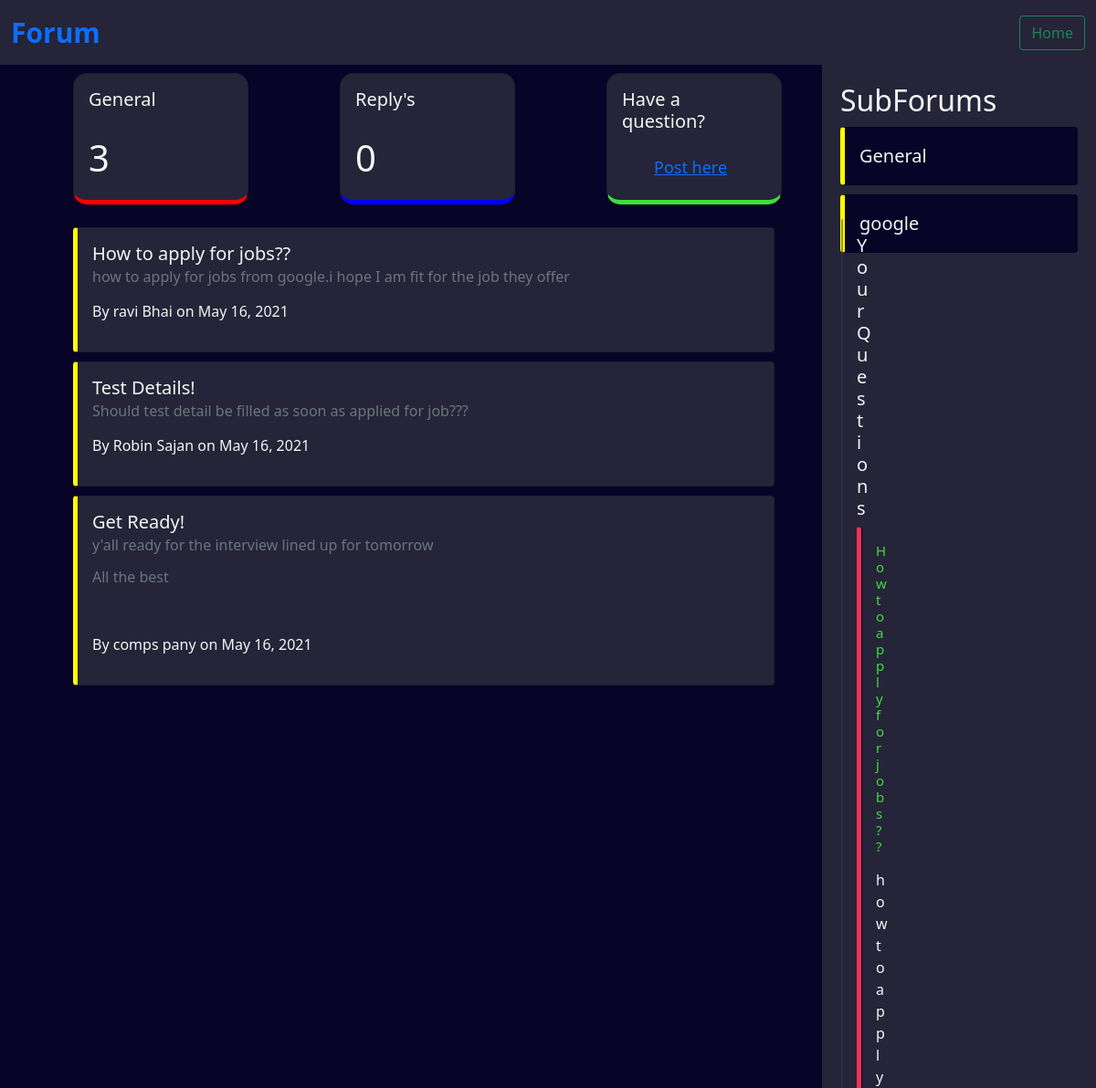
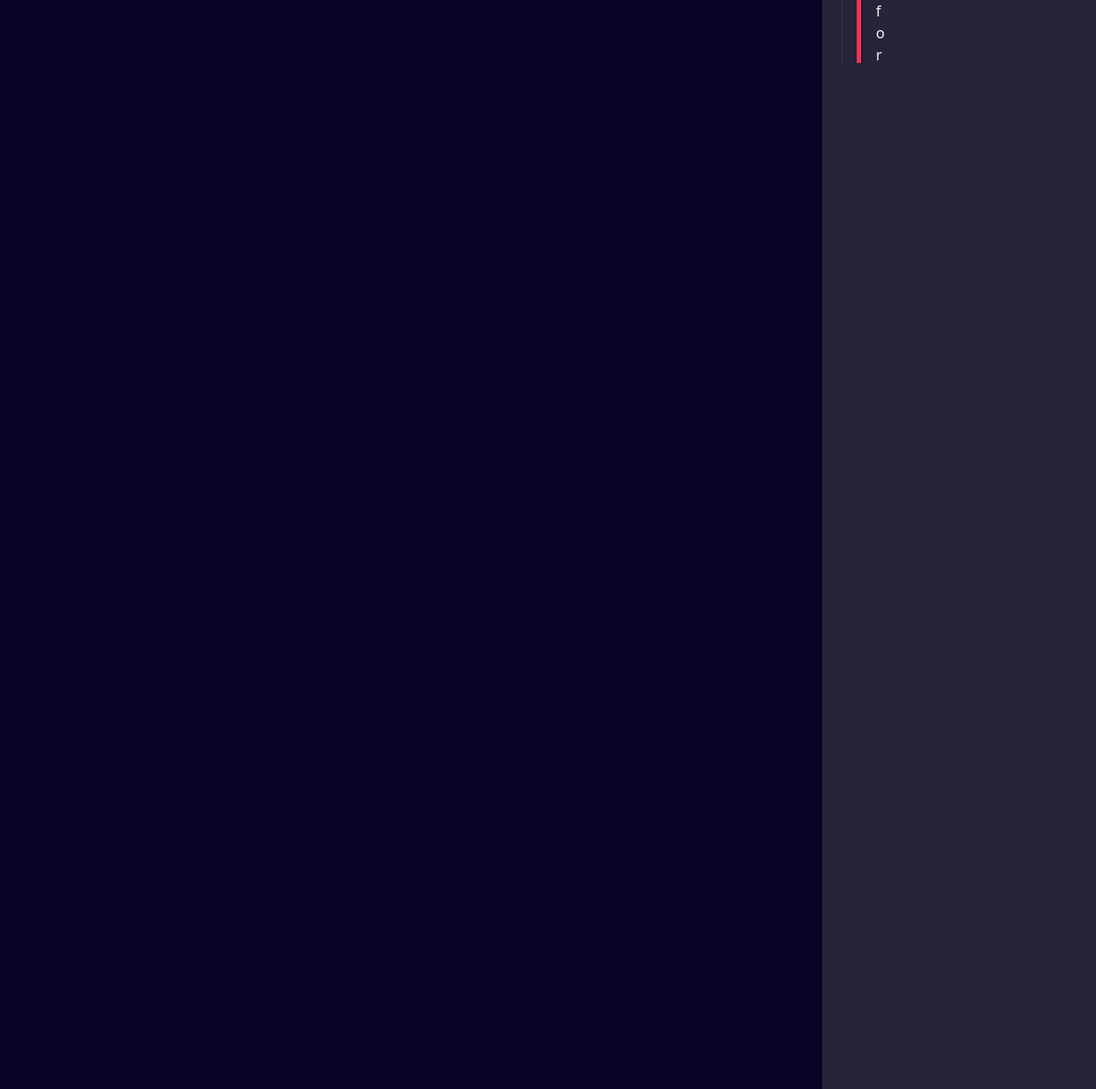
Page /forum/ (signed in) on the committed database (2 pictures, top to bottom).
### company/models.py (models this page shows, shortened)
class CompanyProfile(models.Model):
    user=models.OneToOneField(get_user_model(),on_delete=models.CASCADE)
    company_name=models.CharField(max_length=70)
    preview=models.TextField()
    about=models.TextField()
    website=models.URLField(max_length=250)
    service_provided=models.CharField(max_length=250)
    address=models.TextField()
    headquaters=models.CharField(max_length=250)
    type_of_company=models.CharField(choices=type_list,max_length=50)
    founded_on=models.CharField(max_length=4)
    speciality=models.TextField()
    def __str__(self):
        return self.company_name

### forum/models.py (models this page shows, shortened)
class Query(models.Model):
    user=models.ForeignKey(get_user_model(),on_delete=models.CASCADE)
    title=models.CharField(max_length=250)
    body=RichTextField()
    sub_forum=models.CharField(max_length=250)
    date_posted=models.DateField(default=timezone.now)

### account/models.py (models this page shows, shortened)
class CustomUser(AbstractBaseUser, PermissionsMixin):
    email = models.EmailField(_('email address'), unique=True)
    first_name=models.CharField(max_length=50)
    last_name=models.CharField(max_length=50)
    user_type=models.CharField(max_length=100,choices=choice_list,default='student')
    is_staff = models.BooleanField(default=False)
    is_active = models.BooleanField(default=True)
    date_joined = models.DateTimeField(default=timezone.now)
    USERNAME_FIELD = 'email'
    REQUIRED_FIELDS = []
    objects = CustomUserManager()

### forum/views.py (the view)
# urls.py: path('',MainPage,name="forum-main"),
def MainPage(request):
    queries=Query.objects.all().order_by('-date_posted')
    q_count=Query.objects.all().count
    my_questions=Query.objects.filter(user=request.user)
    cp=CompanyProfile.objects.all()
    r_count=Reply.objects.filter(user=request.user).count()
    context={
        'queries':queries,
        'my_questions':my_questions,
        'q_count':q_count,
        'cp':cp,
        'r_count':r_count,
    }
    return render(request,'forum/main.html',context)

### forum/templates/forum/main.html (shortened to what this page needs)
<!DOCTYPE html>
<html lang="en">
<head>
    <link href="https://cdn.jsdelivr.net/npm/bootstrap@5.0.0-beta3/dist/css/bootstrap.min.css" rel="stylesheet">
    <link rel="stylesheet" href="https://cdnjs.cloudflare.com/ajax/libs/font-awesome/5.12.1/css/all.min.css">
    <link rel="stylesheet" href="https://cdn.jsdelivr.net/npm/pixeden-stroke-7-icon@1.2.3/pe-icon-7-stroke/dist/pe-icon-7-stroke.min.css">
</head>
<body style="background-color: #070427;">
    <nav class="navbar fixed-top" style="background-color:rgba(74, 75, 78, 0.46)">
        <div class="container-fluid">
          <a class="navbar-brand" style="font-size: 30px;" href="{% url 'forum-main'%}"><b> Forum</b></a>
          <a href="{% url 'back-home' %}" class="btn btn-outline-success">Home</a>
        </div>
      </nav>
    <div class="sidenav">
        <h2 style="color: whitesmoke; padding-left:20px"> SubForums</h2>
        <div class="card" style="margin :10px 20px;background-color: #070427;border-left: solid yellow 5px">
            <div class="card-body">
                <a href="{% url 'forum-main' %}" style="text-decoration: none;color:whitesmoke;font-size:20px" >General</a>
            </div>
          </div>
          {% for c in cp%}
          <div class="card" style="margin :10px 20px;background-color: #070427;border-left: solid yellow 5px">
            <div class="card-body">
                <a href="{% url 'sub-forum' c %}" style="text-decoration: none;color:whitesmoke;font-size:20px" >{{c}}</a>
            </div>
          </div>
          {%endfor%}
    </div>
    <div style="display: flex;">
        <div>
            <div style="padding:80px 10px 20px 30px;display:flex; ">
                <div class="card" style="width: 12rem;background-color:rgba(74, 75, 78, 0.46);margin:0px 50px;border-radius:15px;border-bottom:solid 5px red">
                    <div class="card-body">
                    <h5 class="card-title" style="color:whitesmoke;">General</h5><br>
                    <h1 class="card-subtitle" style="color: whitesmoke;">{{q_count}}</h1>
                    </div>
                </div>
                <div class="card" style="width: 12rem;background-color:rgba(74, 75, 78, 0.46);margin:0px 50px;border-radius:15px;border-bottom:solid 5px blue">
                    <div class="card-body">
                    <h5 class="card-title" style="color:whitesmoke;">Reply's</h5><br>
                    <h1 class="card-subtitle" style="color: whitesmoke;">{{r_count}}</h1>
                    </div>
                </div>
                <div class="card" style="width: 12rem;background-color:rgba(74, 75, 78, 0.46);margin:0px 50px;border-radius:15px;border-bottom:solid 5px rgb(61, 223, 61)">
                    <div class="card-body">
                    <h5 class="card-title" style="color:whitesmoke;">Have a question?</h5><br>
                    <h6 class="card-subtitle mb-2 text-muted" style="margin-left: 35px;font-size:18px"><a href="{% url 'add-query'%}">Post here</a></h6>
                    </div>
                </div>
            </div>
            {% for q in queries%}
            <div style="color: whitesmoke;margin:5px 0px 10px 80px;overflow-y:auto;">
                <div class="card" style="width: 48rem;background-color:rgba(74, 75, 78, 0.46);border-left: solid yellow 5px">
                    <div class="card-body">
                    <h5 class="card-title"><a href="{% url 'detail-query' q.id %}" style="text-decoration:none;color:whitesmoke">{{q.title}}</a></h5>
                    <h6 class="card-subtitle mb-2 text-muted">{{q.body|safe}}</h6>
                    <p style="font-weight: lighter;">By {{q.user.first_name}} {{q.user.last_name}} on {{q.date_posted}}</p>
                    </div>
                </div>
            </div>
            {%endfor%}
        </div>
        <div class="card" style="width: 18rem;margin: 240px 350px 15px 5px;background-color:rgba(74, 75, 78, 0.46)">
            <div class="card-body" style="color:whitesmoke">
              <h5 class="card-title">Your Questions</h5>
              {% for q in my_questions%}
              <div class="card" style="background-color: #070427;border-left: solid rgb(248, 49, 82) 5px; margin-top:5px">
                <div class="card-body" >
                  <h5 style="font-size: 15px;"><a href="{% url 'detail-query' q.id %}" style="text-decoration: none;color:rgb(61, 223, 61)">{{q.title}}</a></h5>
                 <p style="color: whitesmoke;">{{q.body|safe}}</p>
                </div>
              </div>
              {%endfor%}
            </div>
          </div>
    </div>
</body>
</html>

### forum/templates/forum/main.html (style rules this page uses)
.sidenav { height: 100%; width: 300px; position: fixed; top: 71px; right: 0; background-color: rgba(74, 75, 78, 0.46); overflow-x: hidden; padding-top: 20px; }

### rows in the picture
CompanyProfile: company_name "google"
Query: title "How to apply for jobs??", body "how to apply for jobs from google.i hope I am fit for the job they offer", user.first_name "ravi", user.last_name "Bhai", date_posted "May 16, 2021"
Query: title "Test Details!", body "Should test detail be filled as soon as applied for job???", user.first_name "Robin", user.last_name "Sajan", date_posted "May 16, 2021"
Query: title "Get Ready!", body "y'all ready for the interview lined up for tomorrow All the best", user.first_name "comps", user.last_name "pany", date_posted "May 16, 2021"

### other values in the picture
{{ q_count }} "3"
{{ r_count }} "0"
